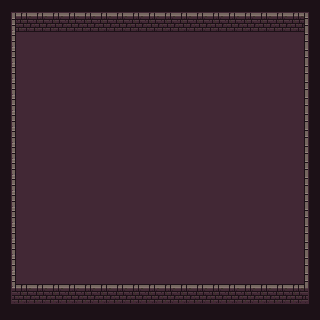

Tiled map render using the project's own tile images. Description and the whole map definition, tile-layer contents included, below:
An orthogonal 20x20 tile map with 16x16 px tiles, 4 tile layers (Background, Floor, Walls, Collisions), 2 tilesets and 3 objects (Player).

<map version="1.10" tiledversion="1.10.2" orientation="orthogonal" renderorder="right-down" width="20" height="20" tilewidth="16" tileheight="16" infinite="0" nextlayerid="7" nextobjectid="17">
 <tileset firstgid="1" name="DungeonEntities" tilewidth="16" tileheight="16" tilecount="256" columns="16">
  <image source="../images/0x72_16x16DungeonTileset.v4.png" width="256" height="256" />
 </tileset>
 <tileset firstgid="257" name="DungeonBase" tilewidth="16" tileheight="16" tilecount="256" columns="16">
  <image source="../images/0x72_16x16DungeonTileset_walls.v1.png" width="256" height="256" />
  <tile id="3">
   <objectgroup draworder="index" id="2">
    <object id="1" x="0" y="12" width="16" height="4" />
   </objectgroup>
  </tile>
  <tile id="19">
   <objectgroup draworder="index" id="4">
    <object id="3" x="0" y="0" width="4.5" height="16" />
   </objectgroup>
  </tile>
 </tileset>
 <layer id="1" name="Background" width="20" height="20">
  <data encoding="csv">
386,386,386,386,386,386,386,386,386,386,386,386,386,386,386,386,386,386,386,386,
386,386,386,386,386,386,386,386,386,386,386,386,386,386,386,386,386,386,386,386,
386,386,386,386,386,386,386,386,386,386,386,386,386,386,386,386,386,386,386,386,
386,386,386,386,386,386,386,386,386,386,386,386,386,386,386,386,386,386,386,386,
386,386,386,386,386,386,386,386,386,386,386,386,386,386,386,386,386,386,386,386,
386,386,386,386,386,386,386,386,386,386,386,386,386,386,386,386,386,386,386,386,
386,386,386,386,386,386,386,386,386,386,386,386,386,386,386,386,386,386,386,386,
386,386,386,386,386,386,386,386,386,386,386,386,386,386,386,386,386,386,386,386,
386,386,386,386,386,386,386,386,386,386,386,386,386,386,386,386,386,386,386,386,
386,386,386,386,386,386,386,386,386,386,386,386,386,386,386,386,386,386,386,386,
386,386,386,386,386,386,386,386,386,386,386,386,386,386,386,386,386,386,386,386,
386,386,386,386,386,386,386,386,386,386,386,386,386,386,386,386,386,386,386,386,
386,386,386,386,386,386,386,386,386,386,386,386,386,386,386,386,386,386,386,386,
386,386,386,386,386,386,386,386,386,386,386,386,386,386,386,386,386,386,386,386,
386,386,386,386,386,386,386,386,386,386,386,386,386,386,386,386,386,386,386,386,
386,386,386,386,386,386,386,386,386,386,386,386,386,386,386,386,386,386,386,386,
386,386,386,386,386,386,386,386,386,386,386,386,386,386,386,386,386,386,386,386,
386,386,386,386,386,386,386,386,386,386,386,386,386,386,386,386,386,386,386,386,
386,386,386,386,386,386,386,386,386,386,386,386,386,386,386,386,386,386,386,386,
386,386,386,386,386,386,386,386,386,386,386,386,386,386,386,386,386,386,386,386
</data>
 </layer>
 <layer id="2" name="Floor" width="20" height="20">
  <data encoding="csv">
0,0,0,0,0,0,0,0,0,0,0,0,0,0,0,0,0,0,0,0,
0,0,0,0,0,0,0,0,0,0,0,0,0,0,0,0,0,0,371,0,
0,371,371,371,371,371,371,371,371,371,371,371,371,371,371,371,371,371,371,0,
0,371,371,371,371,371,371,371,371,371,371,371,371,371,371,371,371,371,371,0,
0,371,371,371,371,371,371,371,371,371,371,371,371,371,371,371,371,371,371,0,
0,371,371,371,371,371,371,371,371,371,371,371,371,371,371,371,371,371,371,0,
0,371,371,371,371,371,371,371,371,371,371,371,371,371,371,371,371,371,371,0,
0,371,371,371,371,371,371,371,371,371,371,371,371,371,371,371,371,371,371,0,
0,371,371,371,371,371,371,371,371,371,371,371,371,371,371,371,371,371,371,0,
0,371,371,371,371,371,371,371,371,371,371,371,371,371,371,371,371,371,371,0,
0,371,371,371,371,371,371,371,371,371,371,371,371,371,371,371,371,371,371,0,
0,371,371,371,371,371,371,371,371,371,371,371,371,371,371,371,371,371,371,0,
0,371,371,371,371,371,371,371,371,371,371,371,371,371,371,371,371,371,371,0,
0,371,371,371,371,371,371,371,371,371,371,371,371,371,371,371,371,371,371,0,
0,371,371,371,371,371,371,371,371,371,371,371,371,371,371,371,371,371,371,0,
0,371,371,371,371,371,371,371,371,371,371,371,371,371,371,371,371,371,371,0,
0,371,371,371,371,371,371,371,371,371,371,371,371,371,371,371,371,371,371,0,
0,371,371,371,371,371,371,371,371,371,371,371,371,371,371,371,371,371,371,0,
0,0,0,0,0,0,0,0,0,0,0,0,0,0,0,0,0,0,0,0,
0,0,0,0,0,0,0,0,0,0,0,0,0,0,0,0,0,0,0,0
</data>
 </layer>
 <layer id="3" name="Walls" width="20" height="20">
  <data encoding="csv">
257,258,258,258,258,258,258,258,258,258,258,258,258,258,258,258,258,258,258,259,
289,274,274,274,274,274,274,274,274,274,274,274,274,274,274,274,274,274,274,275,
289,0,0,0,0,0,0,0,0,0,0,0,0,0,0,0,0,0,0,275,
289,0,0,0,0,0,0,0,0,0,0,0,0,0,0,0,0,0,0,275,
289,0,0,0,0,0,0,0,0,0,0,0,0,0,0,0,0,0,0,275,
289,0,0,0,0,0,0,0,0,0,0,0,0,0,0,0,0,0,0,275,
289,0,0,0,0,0,0,0,0,0,0,0,0,0,0,0,0,0,0,275,
289,0,0,0,0,0,0,0,0,0,0,0,0,0,0,0,0,0,0,275,
289,0,0,0,0,0,0,0,0,0,0,0,0,0,0,0,0,0,0,275,
289,0,0,0,0,0,0,0,0,0,0,0,0,0,0,0,0,0,0,275,
289,0,0,0,0,0,0,0,0,0,0,0,0,0,0,0,0,0,0,275,
289,0,0,0,0,0,0,0,0,0,0,0,0,0,0,0,0,0,0,275,
289,0,0,0,0,0,0,0,0,0,0,0,0,0,0,0,0,0,0,275,
289,0,0,0,0,0,0,0,0,0,0,0,0,0,0,0,0,0,0,275,
289,0,0,0,0,0,0,0,0,0,0,0,0,0,0,0,0,0,0,275,
289,0,0,0,0,0,0,0,0,0,0,0,0,0,0,0,0,0,0,275,
289,0,0,0,0,0,0,0,0,0,0,0,0,0,0,0,0,0,0,275,
289,290,290,290,290,290,290,290,290,290,290,290,290,290,290,290,290,290,290,275,
305,306,306,306,306,306,306,306,306,306,306,306,306,306,306,306,306,306,306,307,
0,0,0,0,0,0,0,0,0,0,0,0,0,0,0,0,0,0,0,0
</data>
 </layer>
 <layer id="4" name="Collisions" width="20" height="20">
  <data encoding="csv">
0,0,0,0,0,0,0,0,0,0,0,0,0,0,0,0,0,0,0,0,
0,0,0,0,0,0,0,0,0,0,0,0,0,0,0,0,0,0,0,0,
0,0,0,0,0,0,0,0,0,0,0,0,0,0,0,0,0,0,0,0,
0,0,0,0,0,0,0,0,0,0,0,0,0,0,0,0,0,0,0,0,
0,0,0,0,0,0,0,0,0,0,0,0,0,0,0,0,0,0,0,0,
0,0,0,0,0,0,0,0,0,0,0,0,0,0,0,0,0,0,0,0,
0,0,0,0,0,0,0,0,0,0,0,0,0,0,0,0,0,0,0,0,
0,0,0,0,0,0,0,0,0,0,0,0,0,0,0,0,0,0,0,0,
0,0,0,0,0,0,0,0,0,0,0,0,0,0,0,0,0,0,0,0,
0,0,0,0,0,0,0,0,0,0,0,0,0,0,0,0,0,0,0,0,
0,0,0,0,0,0,0,0,0,0,0,0,0,0,0,0,0,0,0,0,
0,0,0,0,0,0,0,0,0,0,0,0,0,0,0,0,0,0,0,0,
0,0,0,0,0,0,0,0,0,0,0,0,0,0,0,0,0,0,0,0,
0,0,0,0,0,0,0,0,0,0,0,0,0,0,0,0,0,0,0,0,
0,0,0,0,0,0,0,0,0,0,0,0,0,0,0,0,0,0,0,0,
0,0,0,0,0,0,0,0,0,0,0,0,0,0,0,0,0,0,0,0,
0,0,0,0,0,0,0,0,0,0,0,0,0,0,0,0,0,0,0,0,
0,0,0,0,0,0,0,0,0,0,0,0,0,0,0,0,0,0,0,0,
0,0,0,0,0,0,0,0,0,0,0,0,0,0,0,0,0,0,0,0,
0,0,0,0,0,0,0,0,0,0,0,0,0,0,0,0,0,0,0,0
</data>
 </layer>
 <objectgroup id="5" name="Events" />
 <objectgroup id="6" name="Entities">
  <object id="15" name="Player" x="144" y="112" width="16" height="16" />
 </objectgroup>
</map>
